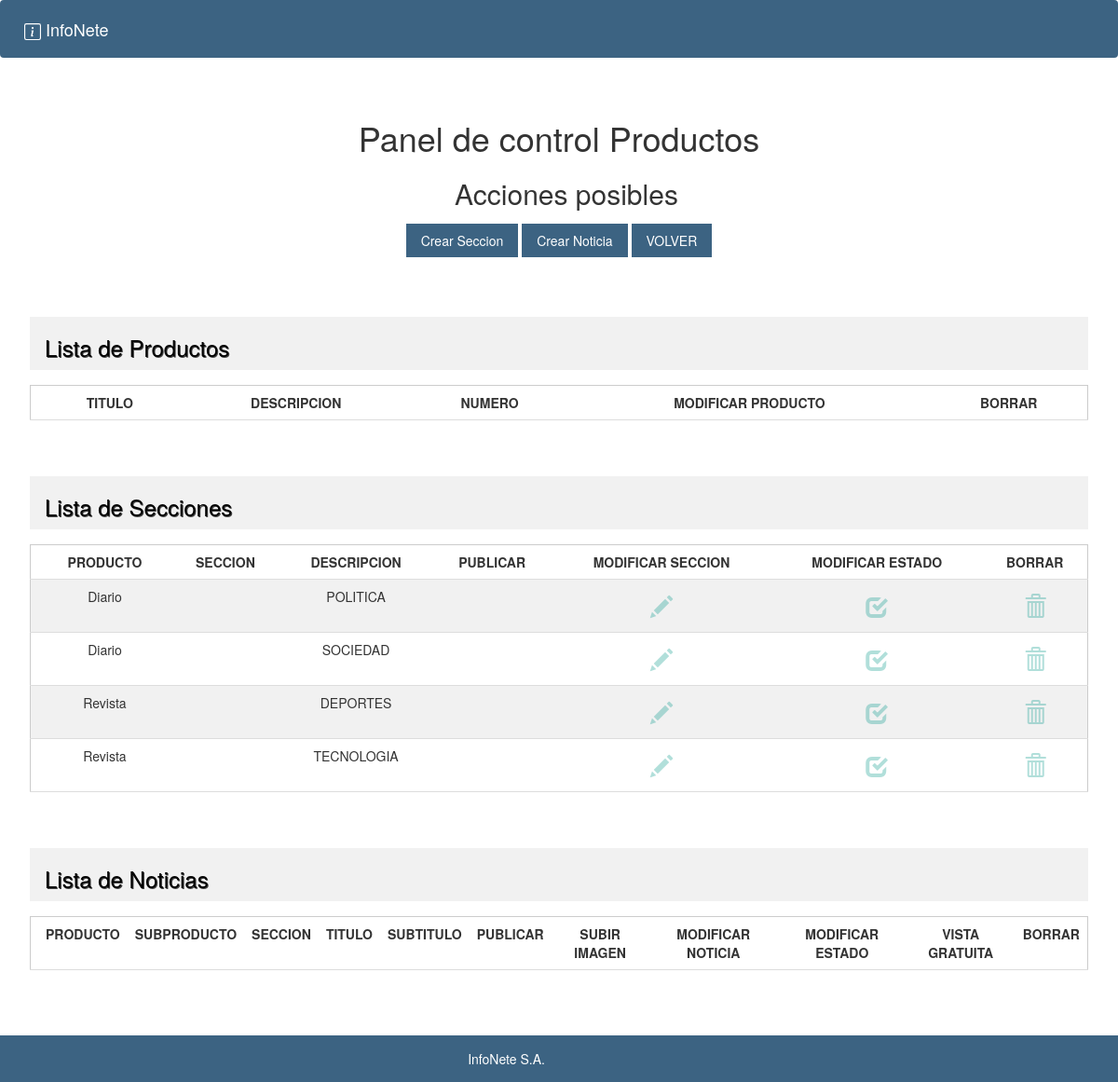
The page /interno.php?page=buscarSecciones on the database as committed earlier.
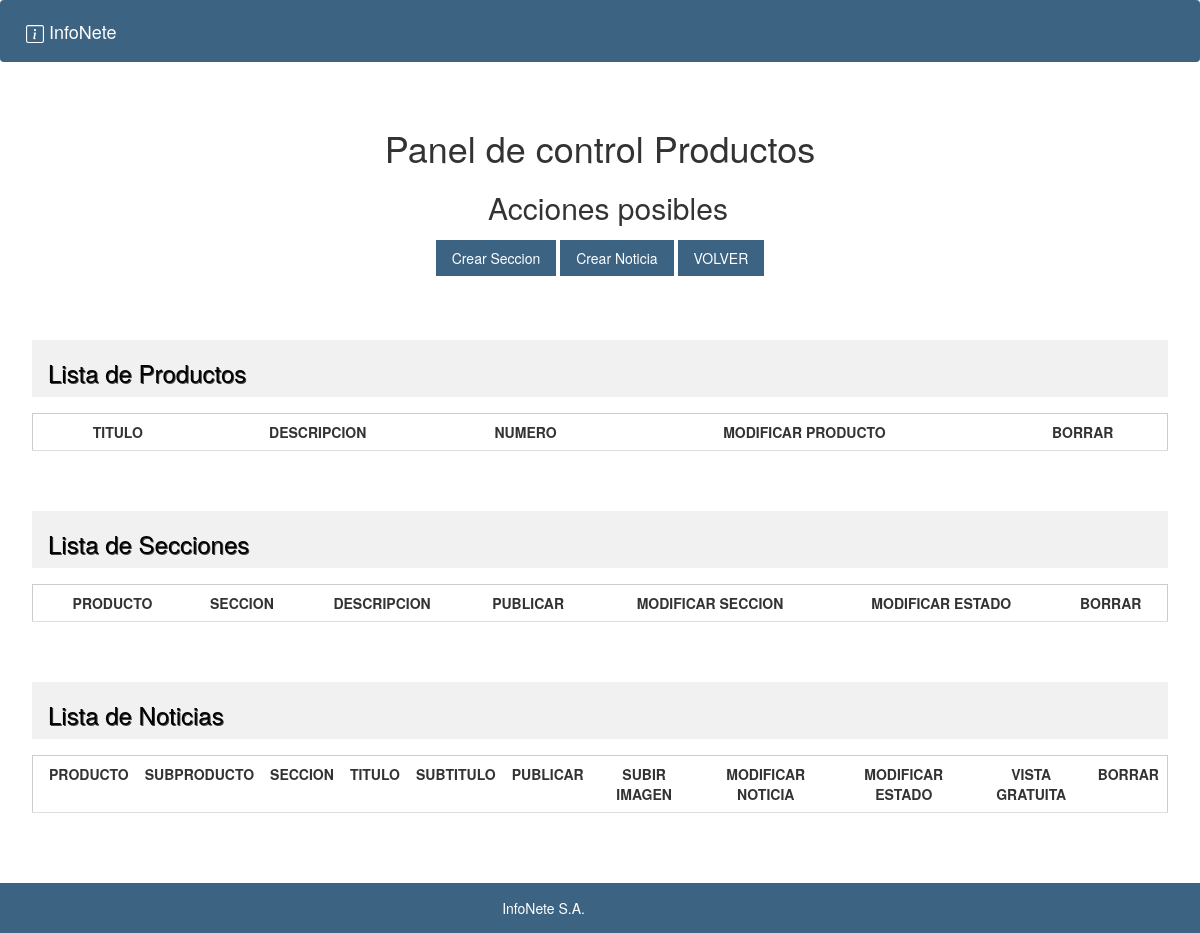
The same page on the database as committed later.
### tables this page shows
CREATE TABLE Seccion     
(
Cod_seccion int auto_increment PRIMARY KEY,
NombreSeccion varchar(50),
Descripcion varchar(200),
EstadoAutorizado varchar(2), 
Cod_producto int NOT NULL,
Cod_contenidista int NOT NULL,
CONSTRAINT FK_Seccion_Producto FOREIGN KEY (Cod_producto) REFERENCES Producto (Cod_producto),
CONSTRAINT FK_Seccion_Usuario FOREIGN KEY (Cod_contenidista) REFERENCES Usuario (Id_usuario)   
);

CREATE TABLE Producto     
(
Cod_producto int NOT NULL,
Descripcion varchar(50),
CONSTRAINT PK_Producto PRIMARY KEY (Cod_producto)
);

### controller/RevistaController.php (called while the page is built, shortened)
<?php
class RevistaController{
    private $modelo;
        public function __construct(){
            $this->modelo = new RevistaModel();
        }
        public function executeBuscarSecciones(){
            $this->modelo->executeBuscarSecciones();
            include_once("view/revista/panelControlRevista.php");
        }
}

### helper/Database.php (called while the page is built, shortened)
<?php
class Database{
    private $conexion;
    public function __construct(){
        $configuracion = parse_ini_file("config/config.ini");
        $servername = $configuracion["servername"];
        $username = $configuracion["username"];
        $dbname =  $configuracion["dbname"];
        $password =  $configuracion["password"];
        $conn = new mysqli($servername, $username, $password);
        $conn->select_db($dbname);
        $this->conexion = $conn;
    }
    public function executeBuscarSecciones(){
        $stmt = $this->conexion->prepare("SELECT sec.Cod_seccion,sec.NombreSeccion,sec.Descripcion,sec.EstadoAutorizado, prd.Descripcion as DescProd   FROM Seccion sec JOIN Producto prd ON sec.Cod_producto = prd.Cod_producto;");
        $stmt->execute();
        $result = $stmt->get_result();
    }
}

### model/RevistaModel.php (called while the page is built, shortened)
<?php
include_once("helper/Database.php");
class RevistaModel
{
    private $conexion;
    public function __construct(){
        $this->conexion = new Database();
    }
    public function executeBuscarSecciones(){
       $this->conexion->executeBuscarSecciones();
    }
}

### view/revista/panelControlRevista.php (the view, shortened to what this page needs)
<div class="w3-container w3-center">
    <h1 class="w3-center">Panel de control Productos</h1>
    <h2 class="w3-margin-left w3-margin-bottom" style="margin-top: 2%">Acciones posibles</h2>
    <div class="w3-center">
        <div class="w3-bar">
        <?php
            $usuario = $_SESSION["usuarioOK"];
            $pos = explode("-", $usuario);
        if($pos[2] == 1){?>
            <a href="interno.php?page=crearSeccion" class="w3-btn btn-primary" style="text-decoration: none">Crear Seccion</a>
            <a href="interno.php?page=crearNoticia" class="w3-btn btn-primary" style="text-decoration: none">Crear Noticia</a>
            <a href="interno.php?page=panelControl" class="w3-btn btn-primary" style="text-decoration: none" svalue="cancelar"> VOLVER </a>
        </div>
    </div>
    <br>
    <br>
    <br>
    <div class="w3-container">
        <div class="w3-container w3-light-grey w3-left-align w3-margin-bottom">
            <h3 style="text-shadow:1px 1px 0 #444">Lista de Productos</h3>
        </div>
        <table class="w3-table w3-bordered w3-centered w3-table-all">
            <tr>
                <th>TITULO</th>
                <th>DESCRIPCION</th>
                <th>NUMERO</th>
                <th>MODIFICAR PRODUCTO</th>
                <th>BORRAR</th>
            </tr>
        </table>
    </div>
            <br><br><br>
    <div class="w3-container">
        <div class="w3-container w3-light-grey w3-left-align w3-margin-bottom">
            <h3 style="text-shadow:1px 1px 0 #444">Lista de Secciones</h3>
        </div>
        <table class="w3-table w3-bordered w3-centered w3-table-all">
            <tr>
                <th>PRODUCTO</th>
                <th>SECCION</th>
                <th>DESCRIPCION</th>
                <th>PUBLICAR</th>
                <th>MODIFICAR SECCION</th>
                <th>MODIFICAR ESTADO</th>
                <th>BORRAR</th>
            </tr>
            <?php
            if(isset($_SESSION["secciones"])) {
                $secciones = $_SESSION["secciones"];
                $tam = sizeof($secciones);
                for ($i = 1; $i <= $tam; $i++) {
                    $posSeccion = explode("-", $secciones[$i]);
                    echo "<tr>";
                    echo "<td>$posSeccion[4]</td>";
                    echo "<td>$posSeccion[1]</td>";
                    echo "<td>$posSeccion[2]</td>";
                    echo "<td>$posSeccion[3]</td>";
                    if($pos[2] == 1){
                    echo "<td>";
                        echo"<a class='w3-padding w3-xlarge w3-text-teal glyphicon  glyphicon-pencil w3-center' href='interno.php?page=buscarSeccionById&idSeccion=$posSeccion[0]'/>";
                    echo "</td>";
                    echo "<td>";
                        echo"<a class='w3-padding w3-xlarge w3-text-teal  glyphicon glyphicon-check w3-center' href='interno.php?page=cambiarEstadoSeccion&idSeccion=$posSeccion[0]&idEstado=$posSeccion[3]'/>";
                    echo "</td>";
                    echo "<td>";
                        echo"<a class='w3-padding w3-xlarge w3-text-teal glyphicon glyphicon-trash w3-center'href='interno.php?page=eliminarSeccion&idSeccion=$posSeccion[0]'/>";
                    echo "</td>";
                    } else {
                        echo "<td>";
                            echo"<a class='w3-padding w3-xlarge w3-text-teal  glyphicon glyphicon-pencil w3-center w3-disabled' href='#'/>";
                        echo "</td>";
                        echo "<td>";
                            echo"<a class='w3-padding w3-xlarge w3-text-teal  glyphicon glyphicon-check w3-center w3-disabled' href='#'/>";
                        echo "</td>";
                        echo "<td>";
                            echo"<a class='w3-padding w3-xlarge w3-text-teal glyphicon glyphicon-trash w3-center w3-disabled'href='#'/>";
                        echo "</td>";
                    }
                    echo"</tr>";
                }
            }
            } ?>
        </table>
    </div>
            <br>
            <br>
            <br>
    <div class="w3-container">
        <div class="w3-container w3-light-grey w3-left-align w3-margin-bottom">
            <h3 style="text-shadow:1px 1px 0 #444">Lista de Noticias</h3>
        </div>
        <table class="w3-table w3-bordered w3-centered w3-table-all">
            <tr>
                <th>PRODUCTO</th>
                <th>SUBPRODUCTO</th>
                <th>SECCION</th>
                <th>TITULO</th>
                <th>SUBTITULO</th>
                <th>PUBLICAR</th>
                <th>SUBIR IMAGEN</th>
                <th>MODIFICAR NOTICIA</th>
                <th>MODIFICAR ESTADO</th>
                <th>VISTA GRATUITA</th>
                <th>BORRAR</th>
            </tr>
        </table>
    </div>
</div>

### view/partial/header.php (shortened to what this page needs)
<!DOCTYPE html>
<html>
    <head>
        <link rel="stylesheet" href="view/css/bootstrap.min.css">
        <link rel="stylesheet" href="view/css/estilos.css">
        <link rel="stylesheet" href="view/css/style.css">
        <link rel="stylesheet" href="view/css/w3.css">
        <link rel="stylesheet" href="https://maxcdn.bootstrapcdn.com/bootstrap/3.3.6/css/bootstrap.min.css">
    </head>
    <body>
    <nav class="navbar navbar-expand-lg navbar-dark bg-primary fixed-top">
        <div class="container-fluid">
            <a class="navbar-brand" href="index.php">
                <span>
                </span> InfoNete
            </a>
        </div>
    </nav>
<div class="w3-content" style="max-width:2000px;margin-top:46px">

### interno.php (shortened to what this page needs)
<?php
include_once("view/partial/header.php");
$page = isset($_GET[ "page" ]) ? $_GET[ "page" ] : "inicioAdm";
switch ($page){
    case "buscarSecciones":
        include_once("controller/RevistaController.php");
        $controller = new RevistaController();
        $controller->executeBuscarSecciones();
        break;
}
include_once("view/partial/footer.php");
?>

### view/partial/footer.php (shortened to what this page needs)
<br><br><br>
<br><br><br>
        <footer class="py-4 bg-primary w3-margin-top">
            <div class="container">
                <div class="row">
                    <div class="col-md-6">
                        <p class="text-right text-white">InfoNete S.A.</p>
                    </div>
                </div>
            </div>
        </footer>
    </body>
</html>

### view/css/estilos.css (style rules this page uses)
body { padding-top: 0px; }
.btn-primary { background-color: #3c6382 !important; border-color: #3c6382 !important; }
.bg-primary { background-color: #3c6382 !important; }
.container { position: relative; }
footer { width: 100%; height: 50px; position: fixed; bottom: 0; left: 0; }

### view/css/w3.css (style rules this page uses)
*,*:before,*:after { box-sizing:inherit }
html { -ms-text-size-adjust:100%;-webkit-text-size-adjust:100% }
body { margin:0 }
article,aside,details,figcaption,figure,footer,header,main,menu,nav,section { display:block }
a { background-color:transparent }
html,body { font-family:Verdana,sans-serif;font-size:15px;line-height:1.5 }
html { overflow-x:hidden }
h1 { font-size:36px }
h2 { font-size:30px }
h3 { font-size:24px }
h1,h2,h3,h4,h5,h6 { font-family:"Segoe UI",Arial,sans-serif;font-weight:400;margin:10px 0 }
a { color:inherit }
.w3-table,.w3-table-all { border-collapse:collapse;border-spacing:0;width:100%;display:table }
.w3-table-all { border:1px solid #ccc }
.w3-bordered tr,.w3-table-all tr { border-bottom:1px solid #ddd }
.w3-table-all tr:nth-child(odd) { background-color:#fff }
.w3-centered tr th,.w3-centered tr td { text-align:center }
.w3-table td,.w3-table th,.w3-table-all td,.w3-table-all th { padding:8px 8px;display:table-cell;text-align:left;vertical-align:top }
.w3-table th:first-child,.w3-table td:first-child,.w3-table-all th:first-child,.w3-table-all td:first-child { padding-left:16px }
.w3-btn,.w3-button { border:none;display:inline-block;padding:8px 16px;vertical-align:middle;overflow:hidden;text-decoration:none;color:inherit;background-color:inherit;text-align:center;cursor:pointer;white-space:nowrap }
.w3-btn,.w3-button { -webkit-touch-callout:none;-webkit-user-select:none;-khtml-user-select:none;-moz-user-select:none;-ms-user-select:none;user-select:none }
.w3-bar { width:100%;overflow:hidden }
.w3-center .w3-bar { display:inline-block;width:auto }
.w3-container:after,.w3-container:before,.w3-panel:after,.w3-panel:before,.w3-row:after,.w3-row:before,.w3-row-padding:after,.w3-row-padding:before, .w3-cell-row:before,.w3-cell-row:after,.w3-clear:after,.w3-clear:before,.w3-bar:before,.w3-bar:after { content:"";display:table;clear:both }
.w3-content,.w3-auto { margin-left:auto;margin-right:auto }
.w3-content { max-width:980px }
.w3-container,.w3-panel { padding:0.01em 16px }
.w3-left-align { text-align:left!important }
.w3-center { text-align:center!important }
.w3-margin-top { margin-top:16px!important }
.w3-margin-bottom { margin-bottom:16px!important }
.w3-margin-left { margin-left:16px!important }
.w3-light-grey,.w3-hover-light-grey:hover,.w3-light-gray,.w3-hover-light-gray:hover { color:#000!important;background-color:#f1f1f1!important }
.w3-table-all tr:nth-child(even) { background-color:#f1f1f1 }
.w3-disabled,.w3-btn:disabled,.w3-button:disabled { cursor:not-allowed;opacity:0.3 }
.w3-xlarge { font-size:24px!important }
.w3-padding { padding:8px 16px!important }
.w3-text-teal,.w3-hover-text-teal:hover { color:#009688!important }

Rows that differ between the two databases and show on the page:
removed seccion: Cod_producto.Descripcion "Diario", Descripcion "POLITICA"
removed seccion: Cod_producto.Descripcion "Diario", Descripcion "SOCIEDAD"
removed seccion: Cod_producto.Descripcion "Revista", Descripcion "DEPORTES"
removed seccion: Cod_producto.Descripcion "Revista", Descripcion "TECNOLOGIA"
